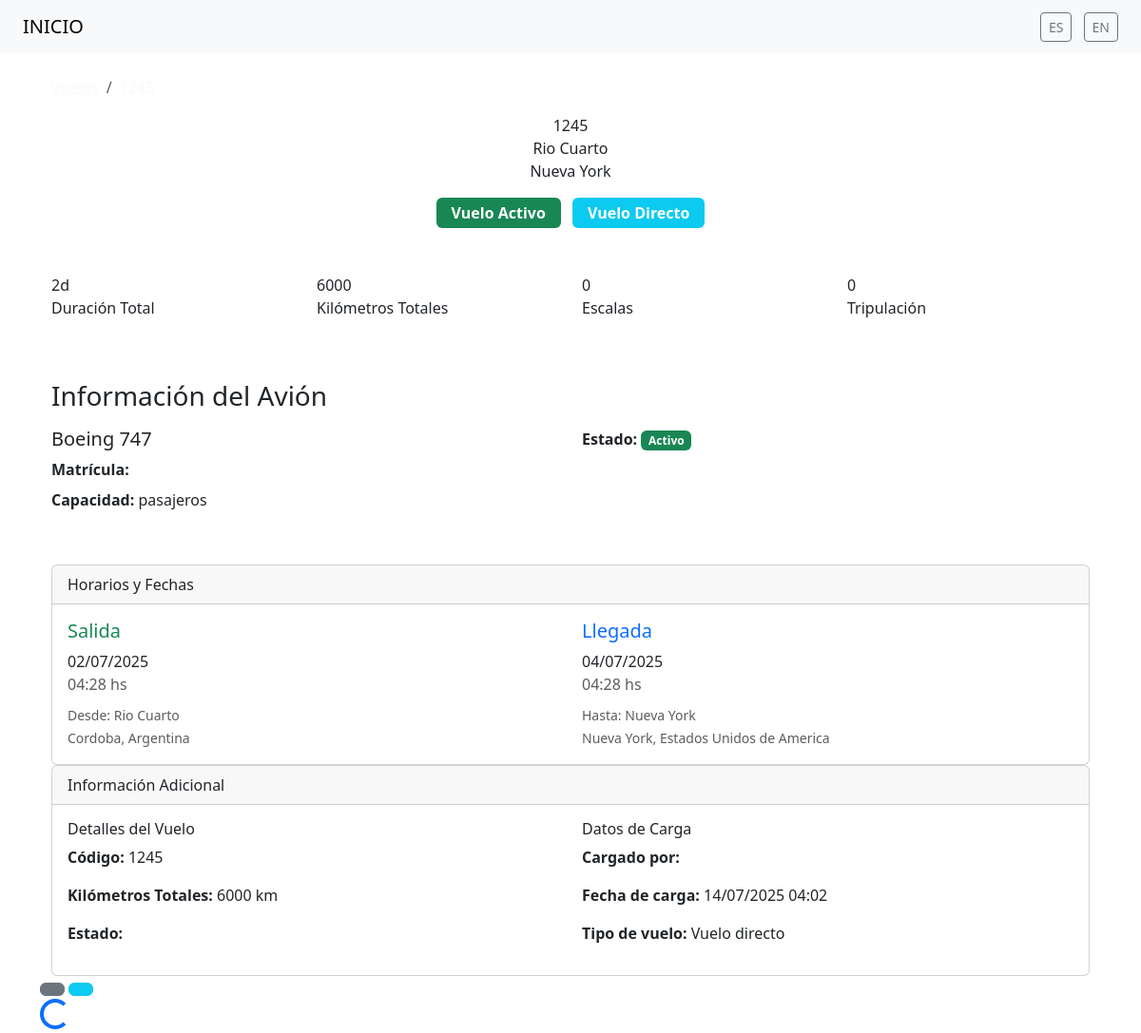
The page /es/detalle/1245/ on the database its author committed.
### vuelos/models.py (models this page shows, shortened)
class Vuelo(models.Model):
    codigo_vuelo = models.CharField(max_length=20, unique=True)
    origen_principal = models.ForeignKey(Localidad, related_name='vuelos_origen', on_delete=models.CASCADE, null=True, blank=True)
    destino_principal = models.ForeignKey(Localidad, related_name='vuelos_destino', on_delete=models.CASCADE, null=True, blank=True)
    fecha_salida_estimada = models.DateTimeField()
    fecha_llegada_estimada = models.DateTimeField()
    km_totales = models.PositiveIntegerField(null=True, blank=True)
    avion_asignado = models.ForeignKey(Avion, on_delete=models.SET_NULL, null=True, blank=True)
    activo = models.BooleanField(default=True)
    cargado_por = models.ForeignKey(User, on_delete=models.SET_NULL, null=True)
    fecha_carga = models.DateTimeField(auto_now_add=True)
    class Meta:
        verbose_name = _("Vuelo")
        verbose_name_plural = _("Vuelos")
        ordering = ['fecha_salida_estimada']
    @property
    def tiene_escalas(self):
        return self.escalas_vuelo.filter(activo=True).exists()
    @property
    def numero_escalas(self):
        return self.escalas_vuelo.filter(activo=True).count()
    @property
    def duracion_total(self):
        return self.fecha_llegada_estimada - self.fecha_salida_estimada
    @property
    def distancia_recorrida(self):
        return sum(e.km_estimados for e in self.escalas_vuelo.filter(activo=True)) or self.km_totales

### core/models.py (models this page shows, shortened)
class Localidad(models.Model):
    provincia = models.ForeignKey(Provincia, on_delete=models.CASCADE, related_name='localidades', null=True, verbose_name=_("Provincia"))
    nombre = models.CharField(max_length=100, verbose_name=_("Nombre"))
    activo = models.BooleanField(default=True, verbose_name=_("Activo"))
    class Meta:
        ordering = ['nombre']
        verbose_name = _("Localidad")
        verbose_name_plural = _("Localidades")
        constraints = [
            models.UniqueConstraint(fields=['provincia', 'nombre'], name='unique_localidad_por_provincia')
        ]

class Provincia(models.Model):
    pais = models.ForeignKey(Pais, on_delete=models.CASCADE, related_name='provincias', verbose_name=_("País"))
    nombre = models.CharField(max_length=100, verbose_name=_("Nombre"))
    activo = models.BooleanField(default=True, verbose_name=_("Activo"))
    class Meta:
        ordering = ['nombre']
        verbose_name = _("Provincia")
        verbose_name_plural = _("Provincias")
        constraints = [
            models.UniqueConstraint(fields=['pais', 'nombre'], name='unique_provincia_por_pais')
        ]

class Pais(models.Model):
    nombre = models.CharField(max_length=100, verbose_name=_("Nombre"))
    activo = models.BooleanField(default=True, verbose_name=_("Activo"))
    class Meta:
        ordering = ['nombre']
        verbose_name = _("País")
        verbose_name_plural = _("Países")

### aviones/models.py (models this page shows, shortened)
class Avion(models.Model):
    num_avion = models.CharField(max_length=20, unique=True, verbose_name=_("Número de Avión"))
    modelo = models.CharField(max_length=50, verbose_name=_("Modelo"))
    filas = models.PositiveIntegerField(verbose_name=_("Filas"))
    columnas = models.PositiveIntegerField(verbose_name=_("Columnas"))
    estado = models.CharField(max_length=50, verbose_name=_("Estado"),
                             help_text=_("Ej: operativo, mantenimiento"))
    km_recorridos = models.PositiveIntegerField(default=0, verbose_name=_("Kilómetros Recorridos"))
    activo = models.BooleanField(default=True, verbose_name=_("Activo"))
    class Meta:
        verbose_name = _("Avión")
        verbose_name_plural = _("Aviones")
        ordering = ['num_avion']

### vuelos/views.py (the view, shortened to what this page needs)
# urls.py: path('detalle/<str:codigo_vuelo>/', views.VueloDetailView.as_view(), name='vuelo_detail'),
class VueloDetailView(DetailView):
    model = Vuelo
    template_name = 'vuelos/vuelo_detail.html'
    context_object_name = 'vuelo'
    slug_field = 'codigo_vuelo'
    slug_url_kwarg = 'codigo_vuelo'
    def get_queryset(self):
        return Vuelo.objects.select_related(
            'origen_principal', 'destino_principal', 'avion_asignado', 'cargado_por'
        ).prefetch_related(
            Prefetch('escalas_vuelo', queryset=EscalaVuelo.objects.filter(activo=True).order_by('orden')),
            Prefetch('tripulacion', queryset=TripulacionVuelo.objects.filter(activo=True).select_related('persona'))
        ).filter(activo=True)
    def get_context_data(self, **kwargs):
        context = super().get_context_data(**kwargs)
        vuelo = self.object
        duracion = vuelo.duracion_total
        if duracion:
            total_seconds = int(duracion.total_seconds())
            days = duracion.days
            hours = (total_seconds // 3600) % 24
            minutes = (total_seconds // 60) % 60
            context.update({
                'duracion_dias': days,
                'duracion_horas': hours,
                'duracion_minutos': minutes,
            })
        else:
            context.update({
                'duracion_dias': None,
                'duracion_horas': None,
                'duracion_minutos': None,
            })
        escalas = vuelo.escalas_vuelo.all()  # O ajustá según tu relación real
        context['escalas'] = escalas
        return context

### vuelos/templates/vuelos/vuelo_detail.html (shortened to what this page needs)
{% extends 'base.html' %}
{% load static %}
{% load i18n %}
{% block content %}
<div class="hero-section">
    <div class="container">
        <nav aria-label="breadcrumb">
            <ol class="breadcrumb breadcrumb-custom">
                <li class="breadcrumb-item"><a href="{% url 'vuelo_list' %}" class="text-light">{% trans "Vuelos" %}</a></li>
                <li class="breadcrumb-item active text-light" aria-current="page">{{ vuelo.codigo_vuelo }}</li>
            </ol>
        </nav>
        <div class="text-center">
            <div class="flight-code-hero">{{ vuelo.codigo_vuelo }}</div>
            <div class="route-display">
                <div>
                    {{ vuelo.origen_principal.nombre }}
                </div>
                <div>
                    {{ vuelo.destino_principal.nombre }}
                </div>
            </div>
            <div class="mt-3">
                {% if vuelo.activo %}
                    <span class="badge bg-success fs-6 px-3 py-2">
                         {% trans "Vuelo Activo" %}
                    </span>
                {% else %}
                    <span class="badge bg-secondary fs-6 px-3 py-2">
                        <i class="fas fa-times-circle"></i> {% trans "Vuelo Inactivo" %}
                    </span>
                {% endif %}
                {% if vuelo.tiene_escalas %}
                    <span class="badge bg-warning fs-6 px-3 py-2 ms-2">
                        <i class="fas fa-route"></i> {% trans "Con Escalas" %} ({{ vuelo.numero_escalas }})
                    </span>
                {% else %}
                    <span class="badge bg-info fs-6 px-3 py-2 ms-2">
                         {% trans "Vuelo Directo" %}
                    </span>
                {% endif %}
            </div>
        </div>
    </div>
</div>
<div class="container mt-5">
    <div class="row mb-5">
        <div class="col-md-3 mb-3">
            <div class="metric-card">
                <div class="metric-value">
                    {% if duracion_dias %}{{ duracion_dias }}{% trans "d" %} {% endif %}
                </div>
                <div class="metric-label">{% trans "Duración Total" %}</div>
            </div>
        </div>
        <div class="col-md-3 mb-3">
            <div class="metric-card">
                <div class="metric-value">{{ vuelo.distancia_recorrida|default:vuelo.km_totales }}</div>
                <div class="metric-label">{% trans "Kilómetros Totales" %}</div>
            </div>
        </div>
        <div class="col-md-3 mb-3">
            <div class="metric-card">
                <div class="metric-value">{{ vuelo.numero_escalas }}</div>
                <div class="metric-label">{% trans "Escalas" %}</div>
            </div>
        </div>
        <div class="col-md-3 mb-3">
            <div class="metric-card">
                <div class="metric-value">{{ vuelo.tripulacion.count }}</div>
                <div class="metric-label">{% trans "Tripulación" %}</div>
            </div>
        </div>
    </div>
    {% if vuelo.avion_asignado %}
    <div class="avion-details mb-5">
        <h3 class="mb-3">
             {% trans "Información del Avión" %}
        </h3>
        <div class="row">
            <div class="col-md-6">
                <h5>{{ vuelo.avion_asignado.modelo }}</h5>
                <p class="mb-2"><strong>{% trans "Matrícula" %}:</strong> {{ vuelo.avion_asignado.matricula }}</p>
                <p class="mb-2"><strong>{% trans "Capacidad" %}:</strong> {{ vuelo.avion_asignado.capacidad_pasajeros }} {% trans "pasajeros" %}</p>
            </div>
            <div class="col-md-6">
                <p class="mb-2">
                    <strong>{% trans "Estado" %}:</strong>
                    {% if vuelo.avion_asignado.activo %}
                        <span class="badge bg-success">{% trans "Activo" %}</span>
                    {% else %}
                        <span class="badge bg-secondary">{% trans "Inactivo" %}</span>
                    {% endif %}
                </p>
            </div>
        </div>
    </div>
    {% endif %}
    <div class="card info-card">
        <div class="card-header card-header-custom">
             {% trans "Horarios y Fechas" %}
        </div>
        <div class="card-body">
            <div class="row">
                <div class="col-md-6">
                    <h5 class="text-success">
                         {% trans "Salida" %}
                    </h5>
                    <div class="time-display">{{ vuelo.fecha_salida_estimada|date:"d/m/Y" }}</div>
                    <div class="text-muted">{{ vuelo.fecha_salida_estimada|date:"H:i" }} {% trans "hs" %}</div>
                    <div class="mt-2">
                        <small class="text-muted">{% trans "Desde" %}: {{ vuelo.origen_principal.nombre }}</small>
                        {% if vuelo.origen_principal.provincia %}
                            <br><small class="text-muted">{{ vuelo.origen_principal.provincia.nombre }}, {{ vuelo.origen_principal.provincia.pais.nombre }}</small>
                        {% endif %}
                    </div>
                </div>
                <div class="col-md-6">
                    <h5 class="text-primary">
                         {% trans "Llegada" %}
                    </h5>
                    <div class="time-display">{{ vuelo.fecha_llegada_estimada|date:"d/m/Y" }}</div>
                    <div class="text-muted">{{ vuelo.fecha_llegada_estimada|date:"H:i" }} {% trans "hs" %}</div>
                    <div class="mt-2">
                        <small class="text-muted">{% trans "Hasta" %}: {{ vuelo.destino_principal.nombre }}</small>
                        {% if vuelo.destino_principal.provincia %}
                            <br><small class="text-muted">{{ vuelo.destino_principal.provincia.nombre }}, {{ vuelo.destino_principal.provincia.pais.nombre }}</small>
                        {% endif %}
                    </div>
                </div>
            </div>
        </div>
    </div>
    <div class="card info-card">
        <div class="card-header card-header-custom">
             {% trans "Información Adicional" %}
        </div>
        <div class="card-body">
            <div class="row">
                <div class="col-md-6">
                    <h6>{% trans "Detalles del Vuelo" %}</h6>
                    <p><strong>{% trans "Código" %}:</strong> {{ vuelo.codigo_vuelo }}</p>
                    <p><strong>{% trans "Kilómetros Totales" %}:</strong> {{ vuelo.km_totales }} {% trans "km" %}</p>
                    <p>
                        <strong>{% trans "Estado" %}:</strong>
                        {% if vuelo.activo %}
                            <span class="badge status-active">{% trans "Activo" %}</span>
                        {% else %}
                            <span class="badge status-inactive">{% trans "Inactivo" %}</span>
                        {% endif %}
                    </p>
                </div>
                <div class="col-md-6">
                    <h6>{% trans "Datos de Carga" %}</h6>
                    {% if vuelo.cargado_por %}
                        <p><strong>{% trans "Cargado por" %}:</strong> {{ vuelo.cargado_por.first_name }} {{ vuelo.cargado_por.last_name }}</p>
                    {% endif %}
                    <p><strong>{% trans "Fecha de carga" %}:</strong> {{ vuelo.fecha_carga|date:"d/m/Y H:i" }}</p>
                    <p><strong>{% trans "Tipo de vuelo" %}:</strong>
                        {% if vuelo.tiene_escalas %}
                            {% trans "Vuelo con escalas" %}
                        {% else %}
                            {% trans "Vuelo directo" %}
                        {% endif %}
                    </p>
                </div>
            </div>
        </div>
    </div>
</div>
<div class="action-buttons">
    <a href="{% url 'vuelo_list' %}" class="btn btn-secondary btn-floating" title="{% trans 'Volver a la lista' %}">
    </a>
    <button class="btn btn-info btn-floating" onclick="window.print()" title="{% trans 'Imprimir' %}">
    </button>
</div>
<div class="loading-spinner" id="loadingSpinner">
    <div class="spinner-border text-primary" role="status">
    </div>
</div>
{% endblock %}

### rows shown on the page
Vuelo: codigo_vuelo "1245", origen_principal.nombre "Rio Cuarto", destino_principal.nombre "Nueva York", distancia_recorrida "6000", numero_escalas "0", tripulacion.count "0", avion_asignado.modelo "Boeing 747", fecha_salida_estimada "02/07/2025", fecha_salida_estimada "04:28", origen_principal.provincia.nombre "Cordoba", origen_principal.provincia.pais.nombre "Argentina", fecha_llegada_estimada "04/07/2025", fecha_llegada_estimada "04:28", destino_principal.provincia.nombre "Nueva York", destino_principal.provincia.pais.nombre "Estados Unidos de America", km_totales "6000", fecha_carga "14/07/2025 04:02"

### other values the page prints
{{ duracion_dias }} "2"
